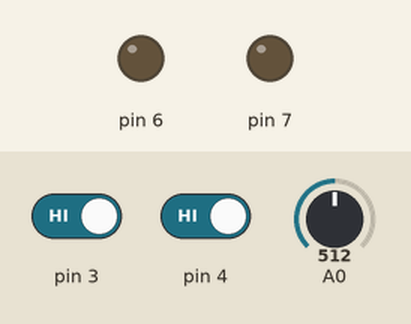
Simulated run of this sketch. Board: Arduino Uno, built with avr-gcc and run on an emulated ATmega328P. Parts: output pins drawn as LEDs (lit = HIGH). The test bench sets the inputs (shaded band); at power-on: pin 4 HIGH, pin 3 HIGH, A0 = 512. What the sketch prints to the serial monitor is not drawn.

Above: at 1.2 s.
1.3 s: pin 4 driven LOW
At 1.9 s:
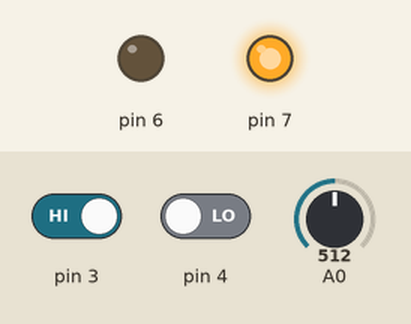
2.8 s: pin 3 driven LOW
At 3.1 s:
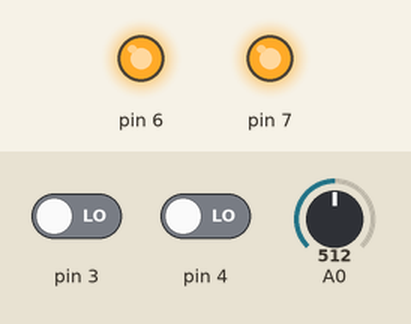
4.3 s: pin 4 driven HIGH
At 5.3 s:
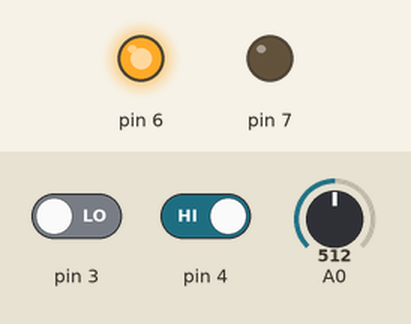
5.8 s: pin 3 driven HIGH
At 6.5 s:
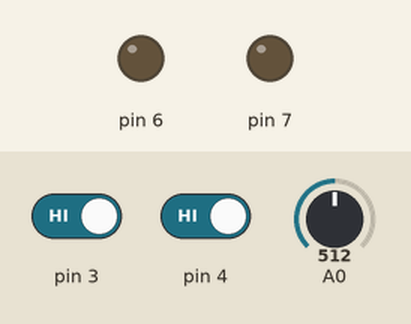
Timing chart, 0 to 8.3 s (numbered marks = the images above; inputs shaded):
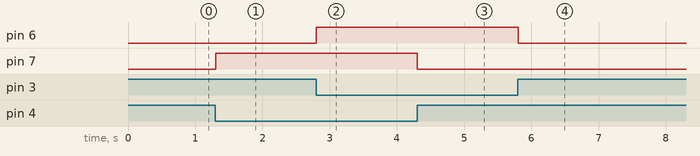

Measured:
- after the input at 1.3 s, pin 7: LOW → HIGH at once
- after the input at 2.8 s, pin 6: LOW → HIGH at once
- after the input at 4.3 s, pin 7: HIGH → LOW at once
- after the input at 5.8 s, pin 6: HIGH → LOW at once

The sketch:

Elevator.ino
```cpp
void setup() {

  pinMode(3, INPUT);
  pinMode(4, INPUT);
  pinMode(6, OUTPUT);
  pinMode(7, OUTPUT);
  pinMode(A0, INPUT);
  Serial.begin(9600);
  }

void loop() {
  if (digitalRead(3) == 0 && analogRead(A0) > 100) {
    digitalWrite(6, HIGH);

  }
  else {
    digitalWrite(6, LOW);

  }

  if (digitalRead(4) == 0 && analogRead(A0) > 100 ) {
    digitalWrite(7, HIGH);
  }
    else {
      digitalWrite(7, LOW);
    }
    Serial.println(digitalRead(4));
  }
```
